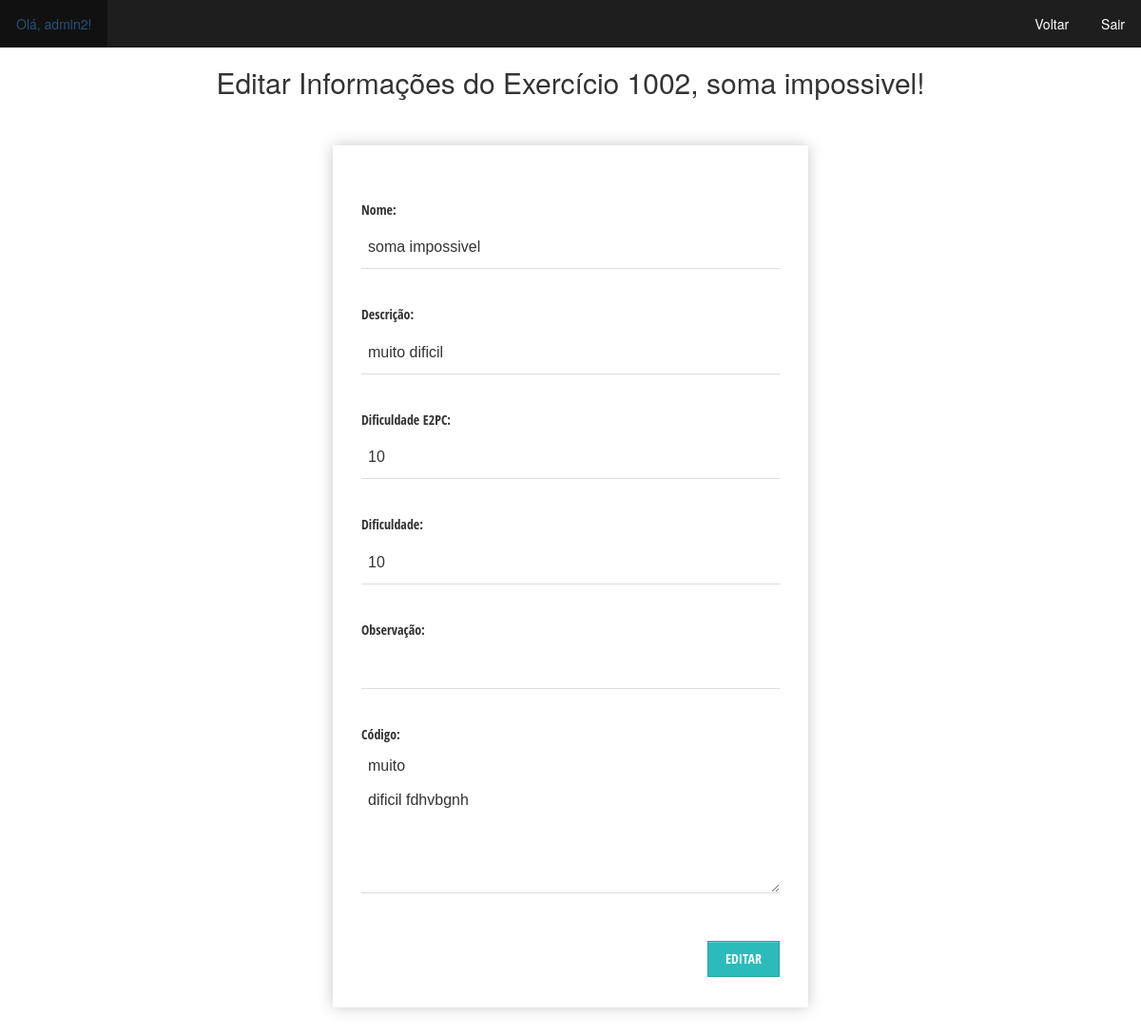
/EditProblemInfo.php?id=1002 (signed in), run on the app's committed database.
### tables this page shows
CREATE TABLE `exercicio` (
  `id` int(11) NOT NULL,
  `name` varchar(255) NOT NULL,
  `class` varchar(255) NOT NULL,
  `description` varchar(255) NOT NULL,
  `type` varchar(255) NOT NULL,
  `level2pc` int(2) UNSIGNED ZEROFILL NOT NULL,
  `level` int(2) UNSIGNED ZEROFILL NOT NULL,
  `status` int(1) DEFAULT NULL,
  `Observation` varchar(255) NOT NULL,
  `source` text NOT NULL,
  `uploader` varchar(255) NOT NULL
);

### EditProblemInfo.php (the view, shortened to what this page needs)
<?php
	$id=$_GET['id'];
	require('Connection.php');
	$result = mysqli_query($db, "SELECT * FROM exercicio where id=$id");
	$row = mysqli_fetch_assoc($result);
?>
<html>
	<head>
		<link rel="stylesheet" href="Style/style.css">
		<link rel="stylesheet" href="https://maxcdn.bootstrapcdn.com/bootstrap/3.4.1/css/bootstrap.min.css">
	</head>
<body>
	<ul>
		<li style="float:left"><a href="UserProfile.php"><?php session_start(); echo "Olá, ". $_SESSION['usuario']; ?>!</a></li>
		<li style="float:right"><a href="Logout.php">Sair</a></li>
		<li style="float:right"><a href="ShowProblemsInfo.php?id=<?php echo $row['id']?>">Voltar</a></li>
	</ul>
    <h2 align ="center">Editar Informações do Exercício
		<?php
			$id=$_GET['id'];
			require('Connection.php');
			$nome = mysqli_query($db, "SELECT * FROM exercicio where id=$id");
			while($row2 = mysqli_fetch_assoc($nome)){
				echo"<tr>
					 <td></td>
					 <td>" .$row2['id'] .",</td>
					 <td>" .$row2['name'] ."!</td>";
			}
		?>
	</h2>
	<form class="form-style-8" action="EditProblemMysqlConnection.php" method="POST">
		<div style="float:center">
			<input type="hidden" class="w3-input" name="id" size="50" value="<?php echo $row['id']?>"/><br>
			<h5 style="float:left">Nome:</h5>
			<input type="text" class="w3-input" name="name" size="50" value="<?php echo $row['name']?>"/><br>
			<h5 style="float:left">Descrição:</h5>
			<input type="text" class="w3-input" name="description" size="50" value="<?php echo $row['description']?>"/><br>
			<h5 style="float:left">Dificuldade E2PC:</h5>
			<input type="number" class="w3-input" id="quantity" name="level2pc" min="01" max="10" value="<?php echo $row['level2pc']?>"><br>
			<h5 style="float:left">Dificuldade:</h5>
			<input type="number" class="w3-input" id="quantity" name="level" min="01" max="10" value="<?php echo $row['level']?>"><br>
			<h5 style="float:left">Observação:</h5>
			<input type="text" class="w3-input" name="Observation" size="50" value="<?php echo $row['Observation']?>"/><br>
			<h5 style="float:left">Código:</h5>
			<br><textarea name="source" rows="1000" cols="70"><?php echo $row['source']?></textarea><br>
			<input name="uploader" type="hidden" value ="<?php echo $row['uploader']?>"/><br>
			<input type="submit" style="float:right" value="Editar"/><br><br>
		</div>
	</form>
</body>
</html>

### Style/style.css (style rules this page uses)
body { background-color:white; }
ul { list-style-type: none; margin: 0; padding: 0; overflow: hidden; background-color: #1E1E1E; }
li { float: left; }
li a { display: block; color: white; text-align: center; padding: 15px 17px; text-decoration: none; }
a:link, a:visited { text-decoration: none }
a:link, a:visited { text-decoration: none; }
.form-style-8 { font-family: 'Open Sans Condensed', arial, sans; width: 500px; padding: 30px; background: #FFFFFF; margin: 50px auto; box-shadow: 0px 0px 15px rgba(0, 0, 0, 0.22); -moz-box-shadow: 0px 0px 15px rgba(0, 0, 0, 0.22); -webkit-box-shadow: 0px 0px 15px rgba(0, 0, 0, 0.22); }
.form-style-8 input[type="text"], .form-style-8 input[type="date"], .form-style-8 input[type="datetime"], .form-style-8 input[type="email"], .form-style-8 input[type="number"], .form-style-8 input[type="search"], .form-style-8 input[type="time"], .form-style-8 input[type="url"], .form-style-8 input[type="password"], .form-style-8 textarea, .form-style-8 select { box-sizing: border-box; -webkit-box-sizing: border-box; -moz-box-sizing: border-box; outline: none; display: block; width: 100%; padding: 7px; border: none; border-bottom: 1px solid #ddd; background: transparent; margin-bottom: 10px; font: 16px Arial, Helvetica, sans-serif; height: 45px; }
.form-style-8 textarea { resize:500; height: 150px; }
.form-style-8 input[type="button"], .form-style-8 input[type="submit"] { -moz-box-shadow: inset 0px 1px 0px 0px #45D6D6; -webkit-box-shadow: inset 0px 1px 0px 0px #45D6D6; box-shadow: inset 0px 1px 0px 0px #45D6D6; background-color: #2CBBBB; border: 1px solid #27A0A0; display: inline-block; cursor: pointer; color: #FFFFFF; font-family: 'Open Sans Condensed', sans-serif; font-size: 14px; padding: 8px 18px; text-decoration: none; text-transform: uppercase; }

### data on the page
exercicio: id "1002", name "soma impossivel", description "muito dificil", level2pc "10", level "10", source "muito dificil fdhvbgnh"

### other printed values
$_SESSION['usuario'] "admin2"
